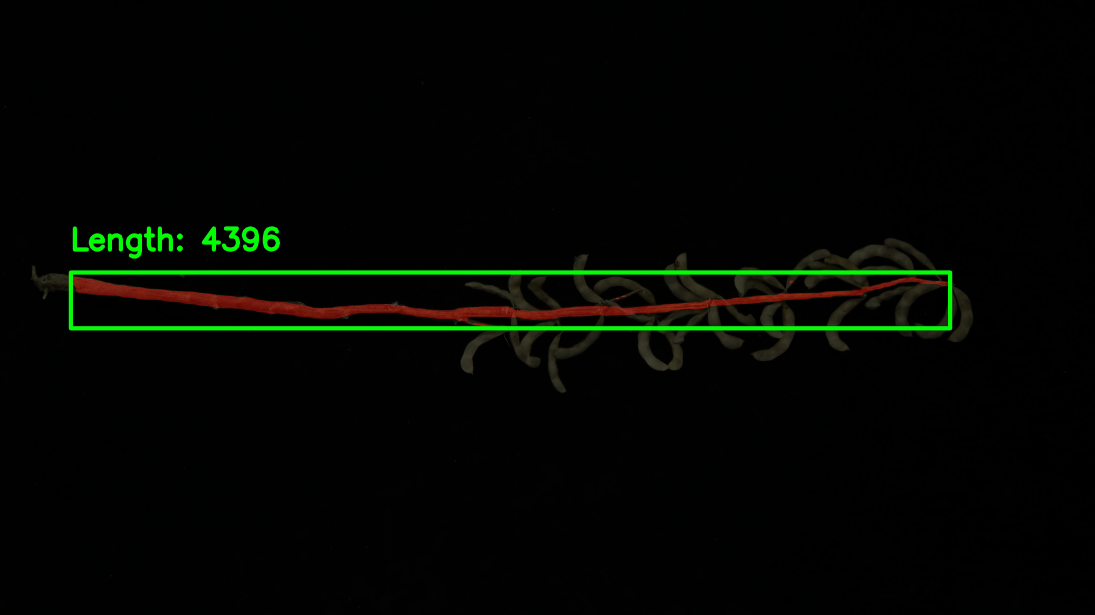
#> input picture Segmentation/length_ratio/caulis_img/155.JPG, 5472 x 3072 px, found by its file name (shown at 1/5 size)
$ python set_color.py
#> lines starting #> are read from the running program, lines starting #| are printed output that depends on the picture; after the words box and inside, x2 and y2 are one past the last pixel; in counts of white or black regions, pixels touching at a corner belong together
import cv2
import numpy as np

# 加载图像
img = cv2.imread(r'F:\PyCharm_Workspace\opencv\demo\compare_backbone\D_cut_image\demo\155.jpg')
#> img is the input picture: shape (3072, 5472, 3); mean B, G, R 1.7, 6, 3.2

# 将图像转换为HSV颜色空间
hsv_img = cv2.cvtColor(img, cv2.COLOR_BGR2HSV)
#> hsv_img: shape (3072, 5472, 3); mean H, S, V 10.2, 41.2, 7.1

# 定义颜色的范围
lower_red = np.array([0, 43, 0])
upper_red = np.array([50, 255, 255])

# 创建掩码
mask = cv2.inRange(hsv_img, lower_red, upper_red)
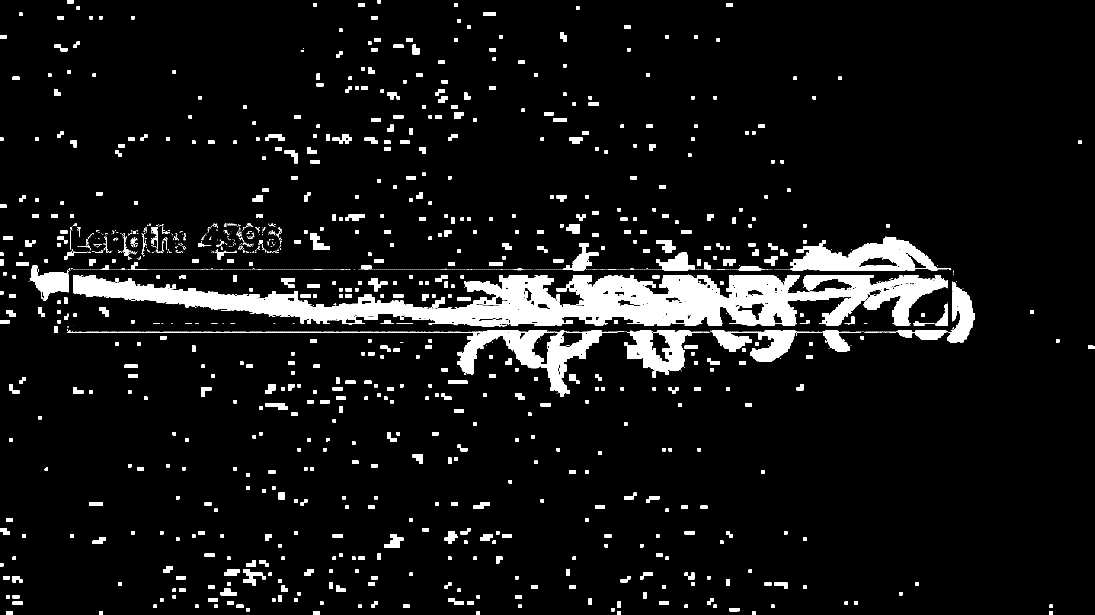
#> mask: shape (3072, 5472) (shown at 1/5 size); 6.9% white; 5875 white regions (5038 under 20 px), largest, box (x1, y1, x2, y2) and area: (365, 1374, 4740, 1630) 530571, (3950, 1184, 4689, 1351) 65978, (335, 1653, 2737, 1873) 42678

# 将掩码应用于原始图像
color_img = cv2.bitwise_and(img, img, mask=mask)
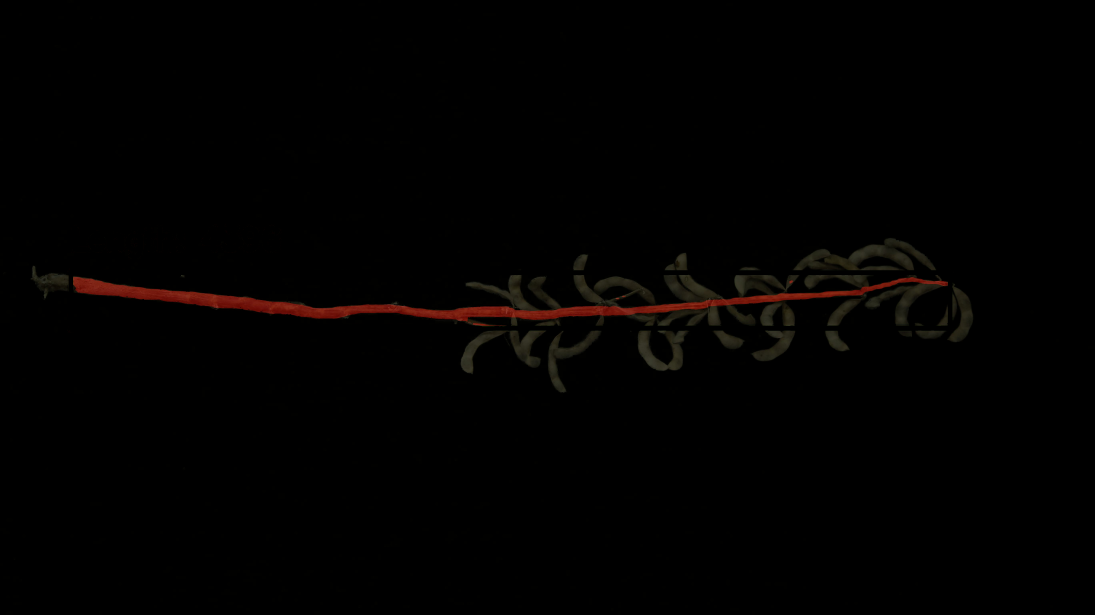
#> color_img: shape (3072, 5472, 3) (shown at 1/5 size); mean B, G, R 0.7, 1.2, 2.3

# 调整显示大小
scale_percent = 50 # 缩放比例
width = int(img.shape[1] * scale_percent / 100)
#> width = 2736
height = int(img.shape[0] * scale_percent / 100)
#> height = 1536
dim = (width, height)
#> dim = (2736, 1536)
color_img_resized = cv2.resize(color_img, dim, interpolation = cv2.INTER_AREA)

# 显示结果
# cv2.imshow('Original Image', img)
cv2.imshow('Color Image', color_img_resized)
cv2.imwrite(r"F:\PyCharm_Workspace\opencv\demo\compare_backbone\E_set_color\demo\155.jpg", color_img_resized)
cv2.waitKey()
cv2.destroyAllWindows()

# img0 = cv2.imread(r"F:\PyCharm_Workspace\opencv\demo\image\calculate_area\method_3\image\setColor.jpg")
# img1 = cv2.resize(img0, dsize=None, fx=0.5, fy=0.5)
# img2 = cv2.cvtColor(img1, cv2.COLOR_BGR2GRAY)
# h, w = img1.shape[:2]
# print(h, w)
#
#
# ret1, img4 = cv2.threshold(img2, 30, 255, cv2.THRESH_BINARY_INV)
# print(ret1)
#
# img4 = cv2.cvtColor(img4, cv2.COLOR_BGR2RGB)
# cv2.imshow("res", img4)
# cv2.imwrite(r"F:\PyCharm_Workspace\opencv\demo\image\calculate_area\method_3\image\result.jpg", img4)

#
#
# # 将二值图像转换为灰度图像
# gray_img4 = cv2.cvtColor(img4, cv2.COLOR_BGR2GRAY)
#
# # 计算黑色像素占所有像素的比例
# total_pixels = h * w
# black_pixels = np.sum(gray_img4 == 0)
# black_ratio = black_pixels / total_pixels
# print(f"黑色像素占所有像素的比例为: {black_ratio}")


# 取色器
# http://www.jiniannet.com/Page/allcolor
# 将获取的四个点的rgb值填入下方的rgb，即可得到四个点的hsv上下限
# import cv2
# import numpy as np
#
# rgb = '#B18754,#E1CBA4,#D8BC8D,#F9F8F6'
#
# rgb = rgb.split(',')
#
# # 转换为BGR格式，并将16进制转换为10进制
# bgr = [[int(r[5:7], 16), int(r[3:5], 16), int(r[1:3], 16)] for r in rgb]
#
# # 转换为HSV格式
# hsv = [list(cv2.cvtColor(np.uint8([[b]]), cv2.COLOR_BGR2HSV)[0][0]) for b in bgr]
#
# hsv = np.array(hsv)
# print('H:', min(hsv[:, 0]), max(hsv[:, 0]))
# print('S:', min(hsv[:, 1]), max(hsv[:, 1]))
# print('V:', min(hsv[:, 2]), max(hsv[:, 2]))

$ run again, with Segmentation/length_ratio/caulis_img/003.JPG copied over Segmentation/length_ratio/caulis_img/155.JPG
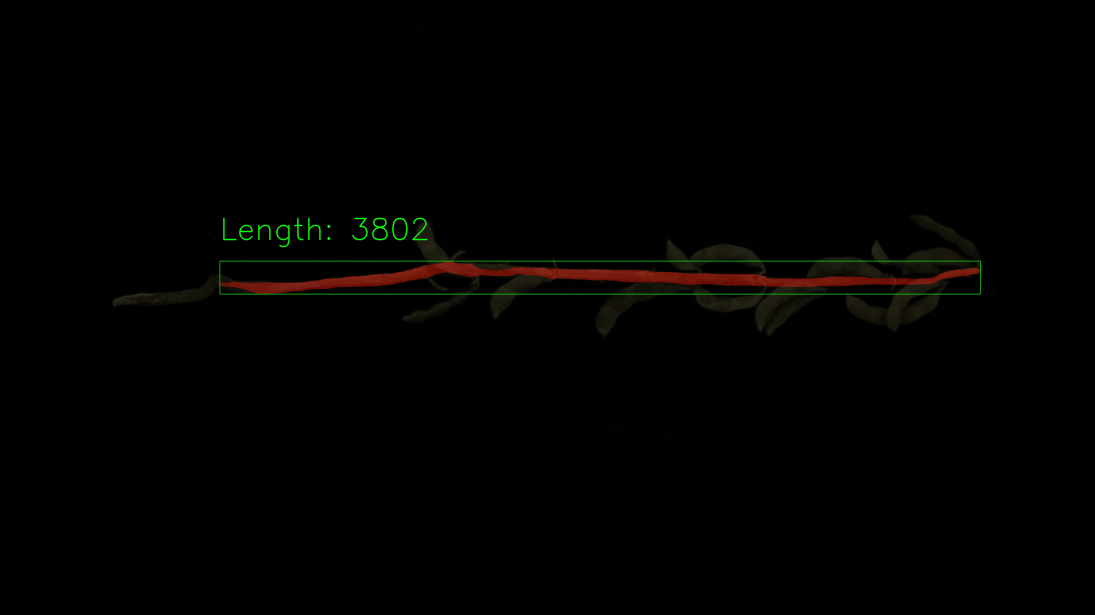
#> input picture Segmentation/length_ratio/caulis_img/003.JPG, 5472 x 3072 px, found by its file name (shown at 1/5 size)
#> img is the input picture: shape (3072, 5472, 3); mean B, G, R 0.9, 1.9, 2.3
#> hsv_img: shape (3072, 5472, 3); mean H, S, V 2, 10.3, 2.9
#> `mask = cv2.inRange(hsv_img, lower_red, upper_red)`:
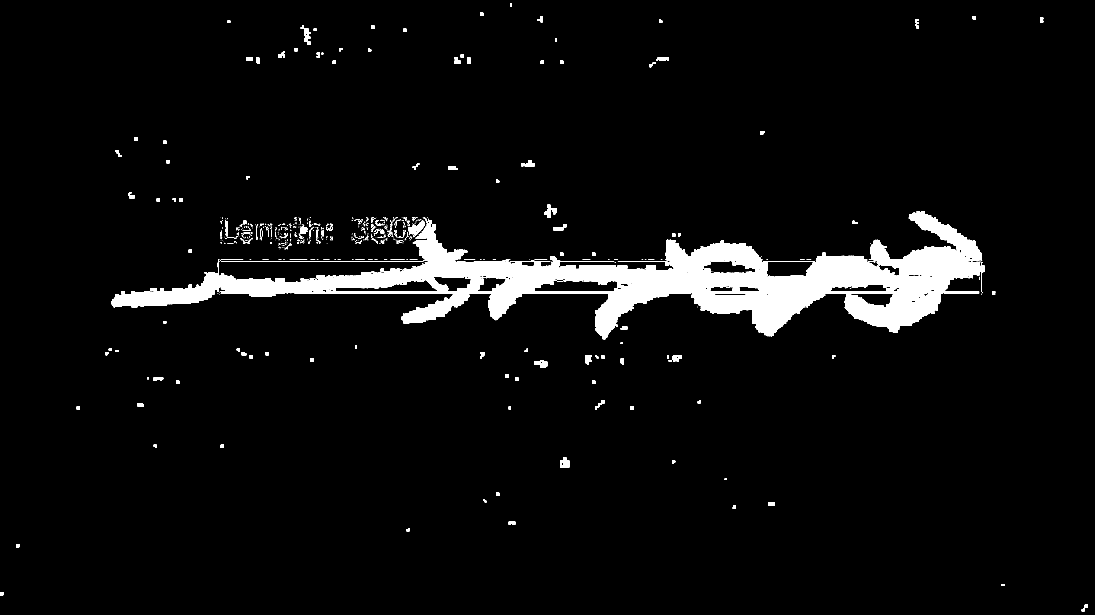
#> mask: shape (3072, 5472) (shown at 1/5 size); 4.6% white; 1274 white regions (974 under 20 px), largest, box (x1, y1, x2, y2) and area: (1101, 1307, 4900, 1469) 375456, (3456, 1473, 4128, 1681) 65558, (4224, 1473, 4705, 1665) 55225

$ run again, with Segmentation/length_ratio/caulis_img/007.JPG copied over Segmentation/length_ratio/caulis_img/155.JPG
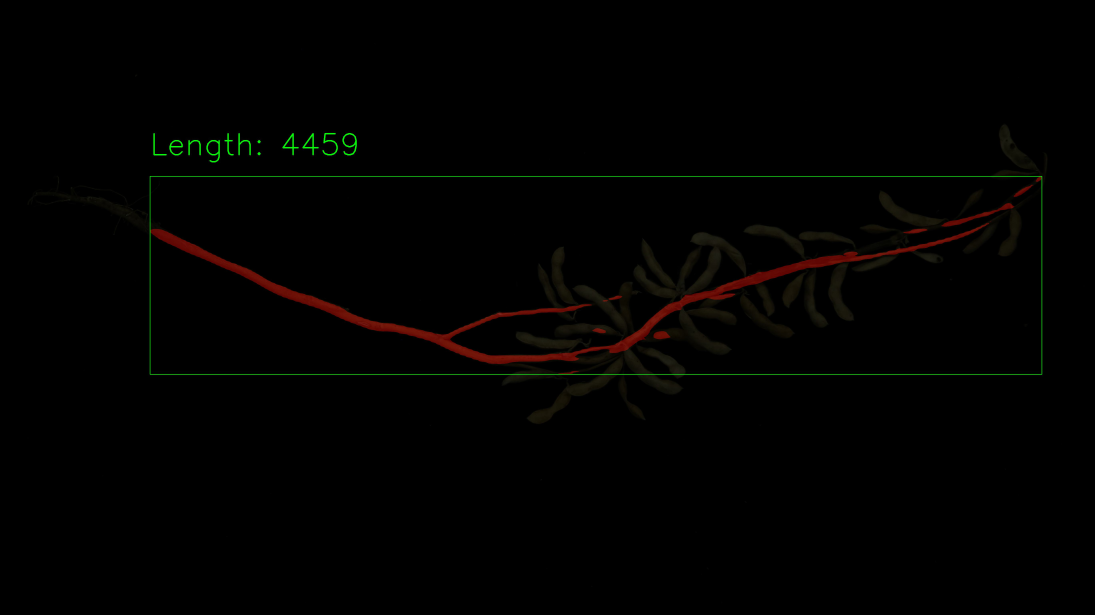
#> input picture Segmentation/length_ratio/caulis_img/007.JPG, 5472 x 3072 px, found by its file name (shown at 1/5 size)
#> img is the input picture: shape (3072, 5472, 3); mean B, G, R 0.5, 1.5, 2
#> hsv_img: shape (3072, 5472, 3); mean H, S, V 3, 15, 2.7
#> `mask = cv2.inRange(hsv_img, lower_red, upper_red)`:
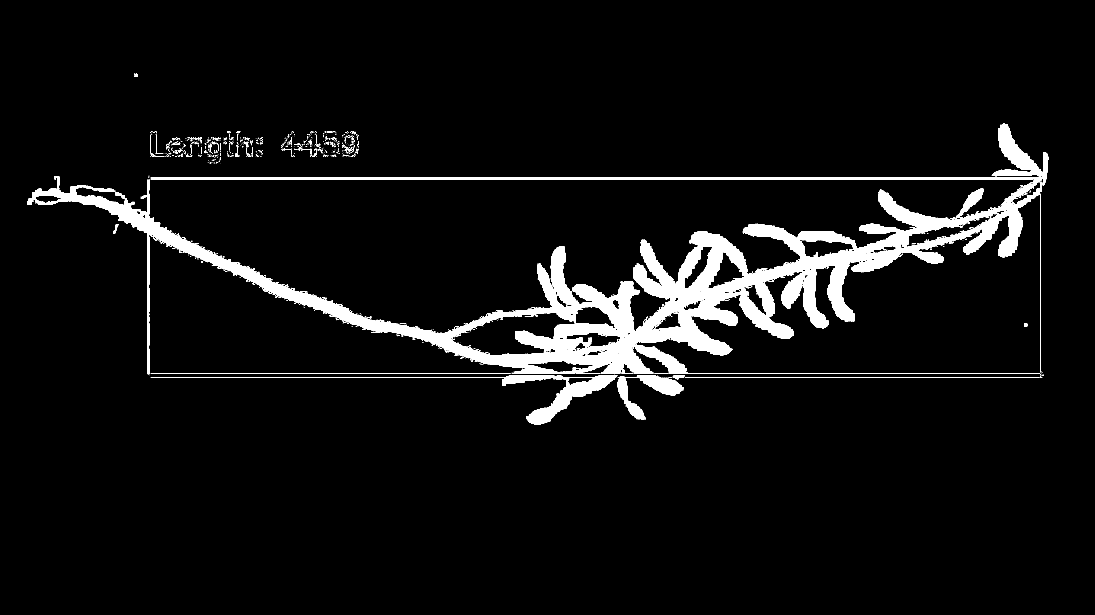
#> mask: shape (3072, 5472) (shown at 1/5 size); 5.3% white; 1630 white regions (1349 under 20 px), largest, box (x1, y1, x2, y2) and area: (752, 883, 5208, 1870) 716000, (753, 1876, 3088, 2124) 40016, (136, 880, 738, 1871) 37466

$ run again, with Segmentation/length_ratio/caulis_img/011.JPG copied over Segmentation/length_ratio/caulis_img/155.JPG
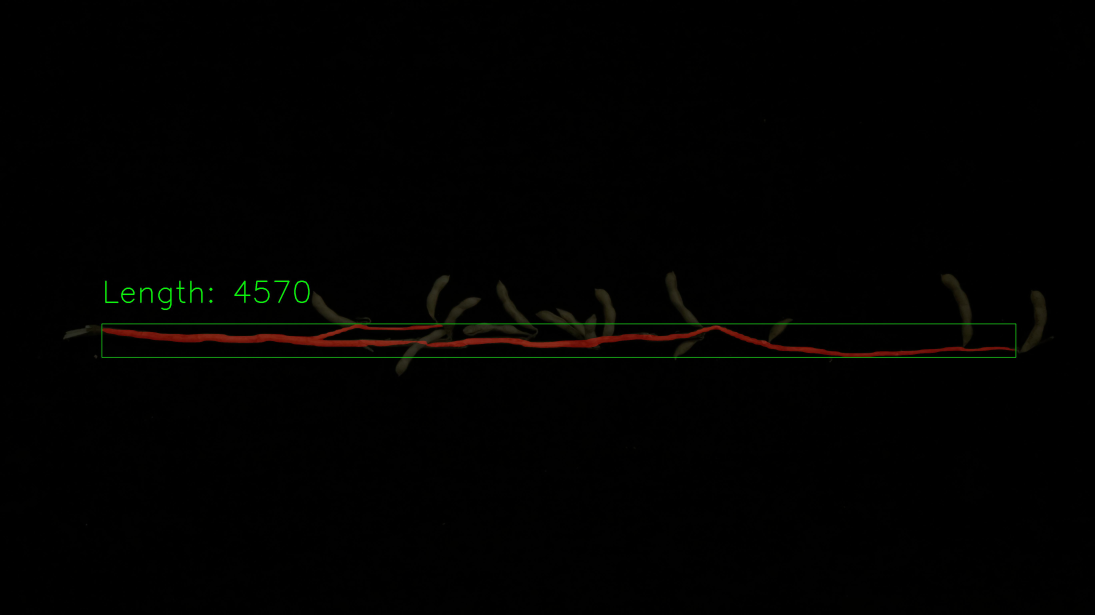
#> input picture Segmentation/length_ratio/caulis_img/011.JPG, 5472 x 3072 px, found by its file name (shown at 1/5 size)
#> img is the input picture: shape (3072, 5472, 3); mean B, G, R 0.7, 1.6, 1.7
#> hsv_img: shape (3072, 5472, 3); mean H, S, V 2.2, 13.1, 2.4
#> `mask = cv2.inRange(hsv_img, lower_red, upper_red)`:
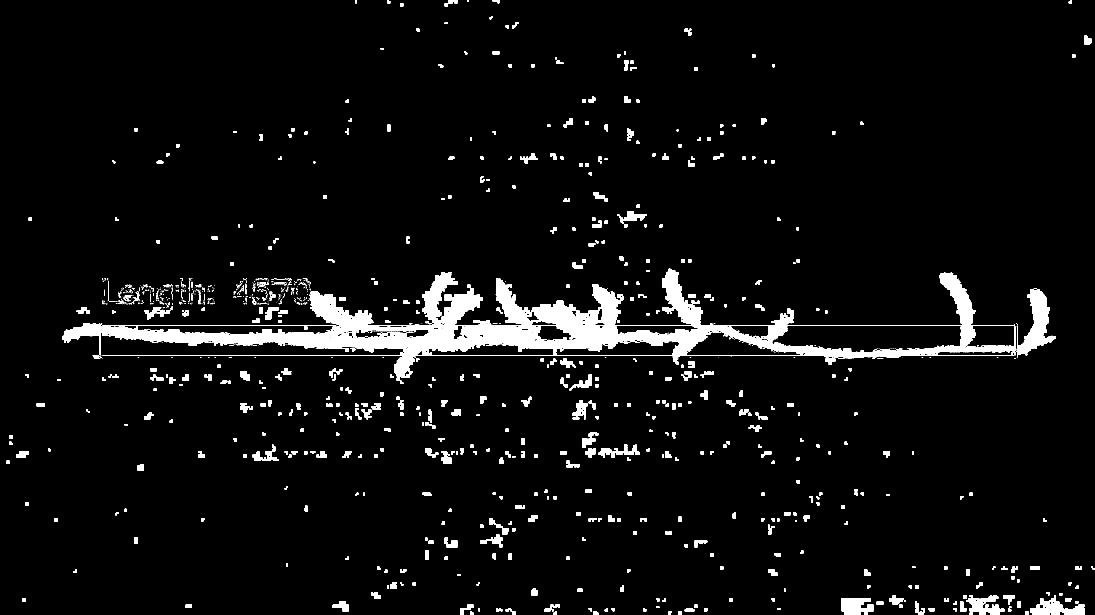
#> mask: shape (3072, 5472) (shown at 1/5 size); 4.6% white; 2656 white regions (1942 under 20 px), largest, box (x1, y1, x2, y2) and area: (511, 1621, 5077, 1785) 289164, (2479, 1392, 3120, 1617) 58631, (2112, 1360, 2414, 1617) 36918
